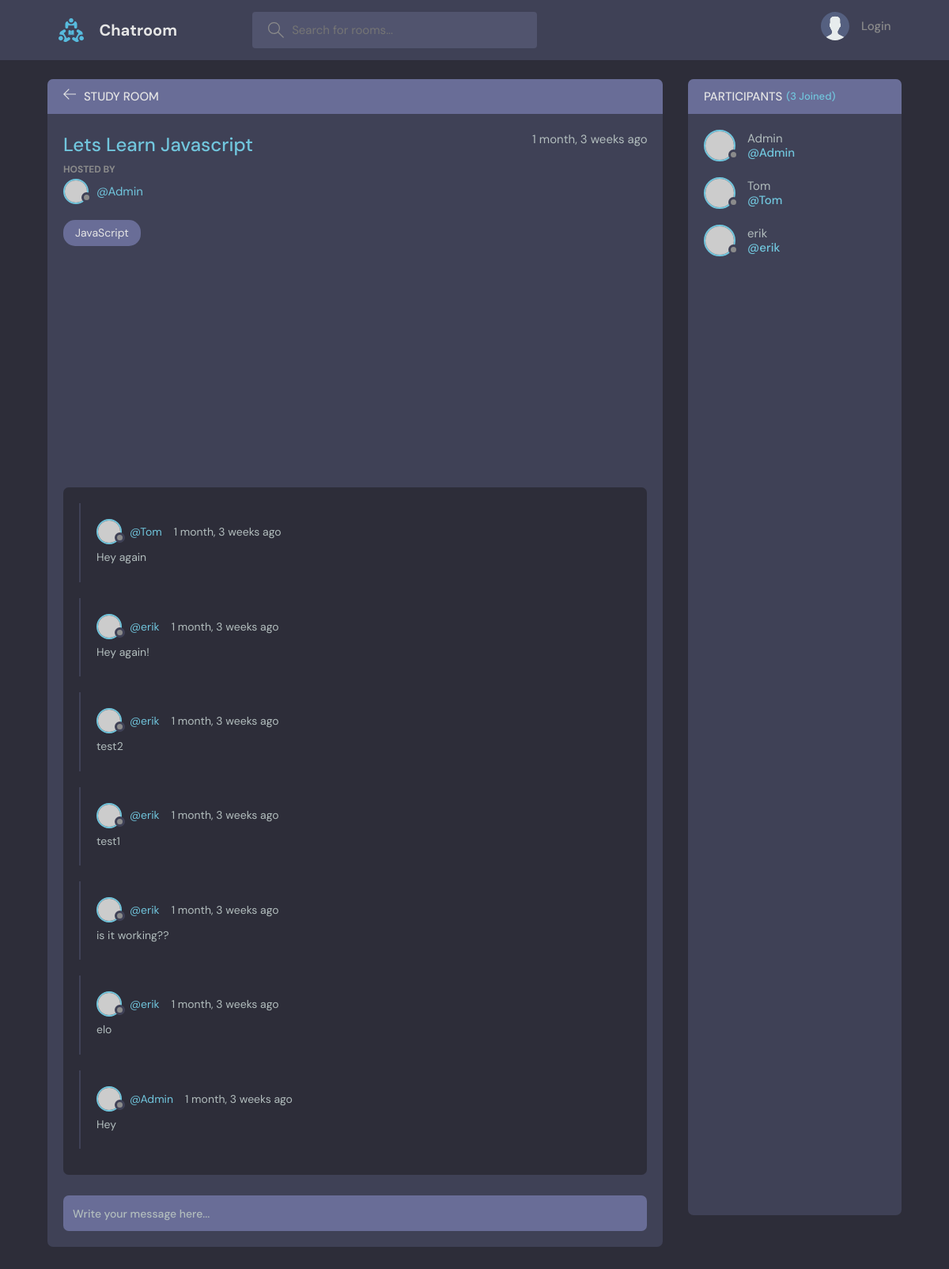
The page /room/1/ on the database its author committed.
### base/models.py (models this page shows, shortened)
class Room(models.Model):
    host = models.ForeignKey(User, on_delete=models.SET_NULL, null=True)
    topic = models.ForeignKey(Topic, on_delete=models.SET_NULL, null=True)
    name= models.CharField(max_length=200) # Meaning this can't be blank
    description = models.TextField(null=True, blank=True)
    participants = models.ManyToManyField(User,related_name='participants', blank=True)
    updated = models.DateTimeField(auto_now=True)
    created = models.DateTimeField(auto_now_add=True)
    class Meta:
        ordering = ['-updated', '-created']

class Topic(models.Model):
    name = models.CharField(max_length=200)
    def __str__(self):
        return self.name

class Message(models.Model):
     user = models.ForeignKey(User, on_delete=models.CASCADE)
     room = models.ForeignKey(Room, on_delete=models.CASCADE)
     body = models.TextField()
     updated = models.DateTimeField(auto_now=True)
     created = models.DateTimeField(auto_now_add=True)
     class Meta:
        ordering = ['-updated', '-created']

### base/views.py (the view, shortened to what this page needs)
# urls.py: path('room/<str:pk>/', views.rooms, name="rooms"), # calling rooms function from views
def rooms(request, pk):
    room1 = Room.objects.get(id=pk)
    room_messages = room1.message_set.all()
    participants= room1.participants.all()
    context = {'room': room1, 'room_messages': room_messages,
    'participants': participants}
    return render(request, 'base/room.html', context)

### base/templates/base/room.html (shortened to what this page needs)
{% extends 'main.html' %}
{% block content %}
    <main class="profile-page layout layout--2">
      <div class="container">
        <div class="room">
          <div class="room__top">
            <div class="room__topLeft">
              <a href="{% url 'home' %}">
                <svg version="1.1" xmlns="http://www.w3.org/2000/svg" width="32" height="32" viewBox="0 0 32 32">
                  <title>arrow-left</title>
                  <path
                    d="M13.723 2.286l-13.723 13.714 13.719 13.714 1.616-1.611-10.96-10.96h27.625v-2.286h-27.625l10.965-10.965-1.616-1.607z"
                  ></path>
                </svg>
              </a>
              <h3>Study Room</h3>
            </div>
          </div>
          <div class="room__box scroll">
            <div class="room__header scroll">
              <div class="room__info">
                <h3>{{room.name}}</h3>
                <span>{{room.created|timesince}} ago</span>
              </div>
              <div class="room__hosted">
                <p>Hosted By</p>
                <a href="{% url 'user-profile' room.host.id %}" class="room__author">
                  <div class="avatar avatar--small">
                    <img src="https://randomuser.me/api/portraits/men/37.jpg" />
                  </div>
                  <span>@{{ room.host.username }}</span>
                </a>
              </div>
              <span class="room__topics">{{ room.topic }}</span>
            </div>
            <div class="room__conversation">
              <div class="threads scroll">
                {% for message in room_messages %}
                <div class="thread">
                  <div class="thread__top">
                    <div class="thread__author">
                      <a href="{% url 'user-profile' message.user.id %}" class="thread__authorInfo">
                        <div class="avatar avatar--small">
                          <img src="https://randomuser.me/api/portraits/men/37.jpg" />
                        </div>
                        <span>@{{message.user.username}}</span>
                      </a>
                      <span class="thread__date">{{message.created|timesince}} ago</span>
                    </div>
                  </div>
                  <div class="thread__details">
                    {{message.body}}
                  </div>
                </div>
                {% endfor %}
              </div>
            </div>
          </div>
          <div class="room__message">
            <form action="" method="POST">
              <input name="body" placeholder="Write your message here..." />
            </form>
          </div>
        </div>
        <div class="participants">
          <h3 class="participants__top">Participants <span>({{participants.count}} Joined)</span></h3>
          <div class="participants__list scroll">
            {% for user in participants %}
            <a href="{% url 'user-profile' user.id %}" class="participant">
              <div class="avatar avatar--medium">
                <img src="https://randomuser.me/api/portraits/men/37.jpg" />
              </div>
              <p>
                {{user.username}}
                <span>@{{user.username}}</span>
              </p>
            </a>
            {% endfor %}
          </div>
        </div>
      </div>
    </main>
{% endblock %}

### rows shown on the page
Room: name "Lets Learn Javascript", created "1 month, 3 weeks", host.username "Admin", topic "JavaScript"
Message: user.username "Tom", created "1 month, 3 weeks", body "Hey again"
Message: user.username "erik", created "1 month, 3 weeks", body "Hey again!"
Message: user.username "erik", created "1 month, 3 weeks", body "test2"
Message: user.username "erik", created "1 month, 3 weeks", body "test1"
Message: user.username "erik", created "1 month, 3 weeks", body "is it working??"
Message: user.username "erik", created "1 month, 3 weeks", body "elo"
Message: user.username "Admin", created "1 month, 3 weeks", body "Hey"

### other values the page prints
{{ participants.count }} "3"
{{ user.username }} "Admin"
{{ user.username }} "Tom"
{{ user.username }} "erik"
